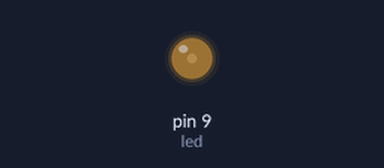
A sketch run on a simulated Arduino Uno, built with avr-gcc and run on an emulated ATmega328P. Shown: output pins drawn as LEDs (lit = HIGH). Random numbers use the default seed unless the sketch sets one.

Above: at 0.05 s.
At 8.57 s:
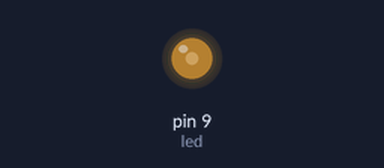
At 20.59 s:
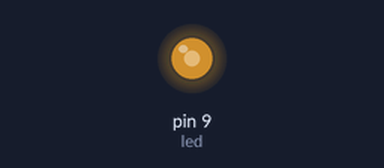
At 39.94 s:
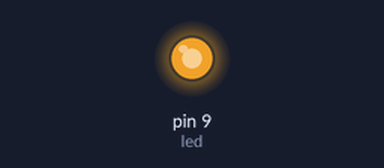
Timing chart, 0 to 40.0 s (numbered marks = the images above):
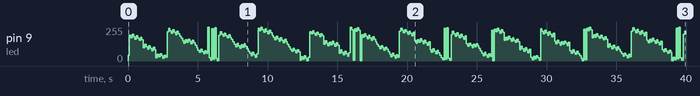

The sketch:

Random_ino.ino
```cpp
int randNumber;
int led = 9;
void setup()
{
  pinMode(led, OUTPUT);
}
void loop()
{
  randomSeed(millis());
  randNumber = random(254)+1;
  analogWrite(led, randNumber);
  delay(100);
  Serial.print(randNumber);
}
```

Measured:
- by itself, pin 9 (led): 0/255 → 44/255 at 0.00 s, → 194/255 0.10 s later, → 176/255 0.10 s later, → 201/255 0.10 s later, … (400 changes in this stretch)
